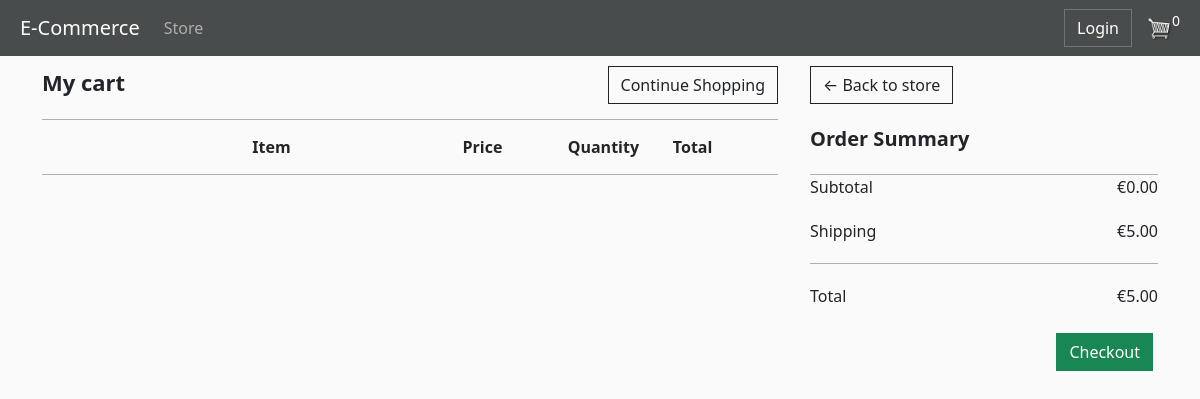
The app's page /cart/ (signed in), older data.
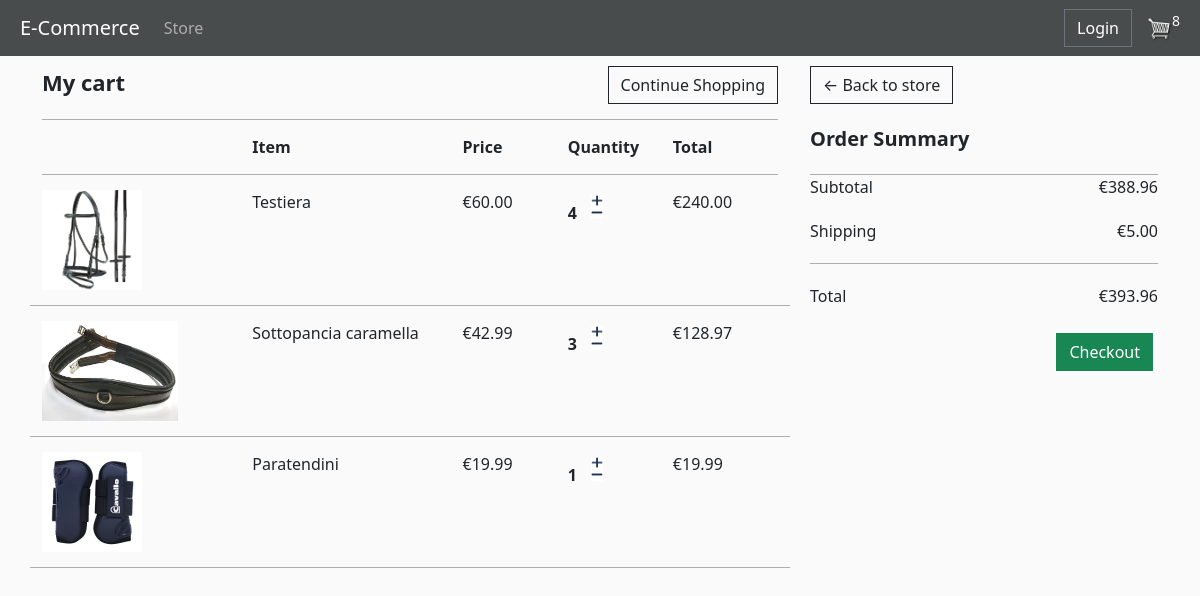
The same page, newer data.
### store/models.py (models this page shows, shortened)
class OrderModel(models.Model):
    customer = models.ForeignKey(CustomerModel, on_delete=models.SET_NULL, blank=True, null=True)
    date_order = models.DateTimeField(auto_now_add=True)
    complete = models.BooleanField(default=False, null=True, blank=True)
    transaction_id = models.CharField(max_length=5, null=True)
    def calculate_cart_total(self):
        orderitems = self.orderitemmodel_set.all()
        total = sum([item.calculate_total for item in orderitems])
        return total
    def calculate_cart_items(self):
        orderitems = self.orderitemmodel_set.all()
        total = sum([item.quantity for item in orderitems])
        return total
    def calculate_checkout(self):
        return self.calculate_cart_total()+5   #metti a posto se vuoi cambiare la shipping

class OrderItemModel(models.Model):
    product = models.ForeignKey(ProductModel, on_delete=models.SET_NULL, null=True, blank=True)
    order = models.ForeignKey(OrderModel, on_delete=models.SET_NULL, null=True, blank=True)
    quantity = models.IntegerField(default=0, null=True, blank=True)
    date_added = models.DateTimeField(auto_now_add=True)
    @property
    def calculate_total(self):
        total = self.product.price * self.quantity
        return total

class ProductModel(models.Model):
    name = models.CharField(max_length=200, null=True)
    price = models.FloatField()
    image = models.ImageField(null=True, blank=True)
    description = models.TextField(null=True, blank=True)
    @property
    def imageURL(self):   #senza questa funzione se ci fosse un prodotto senza immagine darebbe errore a tutta la pagina
        try:
            url = self.image.url
        except:
            url = ''
        return url

### store/views.py (the view)
# urls.py: path('cart/', views.cart, name="cart"),
def cart(request):
    if request.user.is_authenticated:
        customer = request.user.customermodel
        order, created = OrderModel.objects.get_or_create(customer=customer, complete=False)
        items_list = order.orderitemmodel_set.all()   #rende tutti gli item di quell'ordine
        cart_items = order.calculate_cart_items
    else:
        items_list = []
        order = {'calculate_cart_total': 0, 'calculate_checkout': 0}
        cart_items = order['calculate_cart_items']
    context = {'items_list': items_list, 'order': order, 'cart_items': cart_items}
    return render(request, 'store/cart.html', context)

### store/templates/store/cart.html (shortened to what this page needs)
{% extends 'store/main.html' %}
{% load static %}
{% block content %}
    <div class="row">
        <div class="col-lg-8 col-md-12">
            <div style="display: flex;justify-content: space-between;border-bottom:1px solid rgba(0, 0, 0, 0.3); padding-bottom: 15px;">
                <div style=" font-size:22px; ">
                    <strong> My cart </strong>
                </div>
                <div>
                    <a class= "btn btn-outline-dark" href="{% url 'store' %}"> Continue Shopping</a>
                </div>
            </div>
            <div style="display: flex; align-items: center; padding-bottom: 15px; padding-top:15px; border-bottom:1px solid rgba(0, 0, 0, 0.3);" >
                <div style="flex:2"> <strong> Item</strong></div>
                <div style="flex:1"> <strong> Price</strong> </div>
                <div style="flex:1"> <strong> Quantity</strong> </div>
                <div style="flex:1"> <strong> Total</strong> </div>
            </div>
                {% for item in items_list %}
                 <div class="row">
                    <div class="col lg-12" style="display: flex; border-bottom:1px solid rgba(0, 0, 0, 0.3); padding-bottom: 15px; padding-top: 15px">
                        <div style="flex:2">
                            <img src="{{item.product.imageURL}}" style="width: auto; height: 100px;">
                        </div>
                        <div style="flex:2"> {{item.product.name}}</div>
                        <div style="flex:1"> €{{item.product.price|floatformat:2}}</div>
                        <div style="flex:1">
                            <p class="quantity" style="margin-top:0px;">{{item.quantity}}</p>
                            <div class="quantity">
							<img data-product="{{item.product.id}}" data-action="add" class="change-quantity update-cart" src="{% static  'images/plus.png' %}" style="height: 12px; width: 12px; margin-top: 5px;">
							<img data-product="{{item.product.id}}" data-action="remove" class="change-quantity update-cart" src="{% static  'images/minus.png' %}" style="height: 12px; width: 12px; ">
						</div>
                        </div>
                        <div style="flex:1"> €{{item.calculate_total|floatformat:2}}</div>
                    </div>
                </div>
                {% endfor %}
        </div>
        <div class="col-lg-4 col-md-12" style="padding-left: 20px;">
            <div style="margin-bottom:20px;">
                <a  class="btn btn-outline-dark" href="{% url 'store' %}">&#x2190; Back to store</a>
            </div>
            <div style="padding-bottom: 20px; border-bottom:1px solid rgba(0, 0, 0, 0.3); font-size:20px; ">
                <strong> Order Summary </strong>
            </div>
            <div style="display: flex; justify-content: space-between;padding-bottom: 20px; ">
                <div>
                    Subtotal
                </div>
                <div>
                    €{{order.calculate_cart_total|floatformat:2}}
                </div>
            </div>
            <div style="display: flex; justify-content: space-between; border-bottom:1px solid rgba(0, 0, 0, 0.3); padding-bottom: 20px; ">
                <div>
                    Shipping
                </div>
                <div>
                    €5.00
                </div>
            </div>
            <div style="display: flex; justify-content: space-between; padding-bottom: 20px; padding-top: 20px">
                <div>
                    Total
                </div>
                <div>
                    €{{order.calculate_checkout|floatformat:2}}
                </div>
            </div>
            <a  style="float:right; margin:5px;" class="btn btn-success" href="{% url 'checkout' %}">Checkout</a>
        </div>
    </div>
{% endblock content %}

### store/templates/store/main.html (shortened to what this page needs)
<!DOCTYPE html>
{% load static %}
<html lang="en">
<head>
    <link href="https://cdn.jsdelivr.net/npm/bootstrap@5.3.0-alpha3/dist/css/bootstrap.min.css" rel="stylesheet">
    <link rel="stylesheet" type="text/css" href="{% static 'css/main.css' %}">
</head>
<body>
<nav class="navbar navbar-expand-lg navbar-dark bg-dark" style="padding-right: 20px; padding-left: 20px;">
  <a class="navbar-brand" href="{% url 'store' %}"> E-Commerce</a>
  <div class="collapse navbar-collapse justify-content-between" id="navbarSupportedContent">
    <ul class="navbar-nav mr-auto">
      <li class="nav-item active">
        <a class="nav-link" href="{% url 'store' %}"> Store</a>
      </li>
    </ul>
    <div class="form-inline my-2 my-lg-0 d-flex align-items-center">
	     	<a href="{% url 'login' %}" class="btn btn-outline-secondary" style="color: white">Login</a>
	     	<a href="{% url 'cart' %}">
	    		<img  id="cart-icon" src="{% static 'images/cart.png' %}" >
	    	</a>
	    	<p id="cart-total" style="color:white; background-color: transparent; font-size: 14px;">{{cart_items}}</p>
    </div>
  </div>
</nav>
<div class="container" style="margin-bottom: 30px">
    {% block content%}
    {% endblock content%}
</div>
</body>
</html>

### static/css/main.css (style rules this page uses)
body { background-color: hsl(0, 0%, 98%); }
.bg-dark { background-color: #494c4c !important; }
#cart-icon { width:25px; display: inline-block; margin-left: 15px; }
.col-lg-4, .col-lg-6, .col-lg-8, .col-lg-12 { margin-top: 10px; }
.btn { border-radius: 0; }
.quantity { display: inline-block; font-weight: 700; padding-right:10px; }
.change-quantity { width: 12px; cursor: pointer; display: block; transition:.1s; }

Row changes from the older to the newer data that the page shows:
removed OrderModel: id "0", calculate_cart_total "0.00", calculate_checkout "5.00"
added OrderModel: id.quantity "8", calculate_cart_total "388.96", calculate_checkout "393.96"
added OrderItemModel: product.imageURL (picture), product.name "Testiera", product.price "60.00", quantity "4", calculate_total "240.00"
added OrderItemModel: product.imageURL (picture), product.name "Sottopancia caramella", product.price "42.99", quantity "3", calculate_total "128.97"
added OrderItemModel: product.imageURL (picture), product.name "Paratendini", product.price "19.99", quantity "1", calculate_total "19.99"
